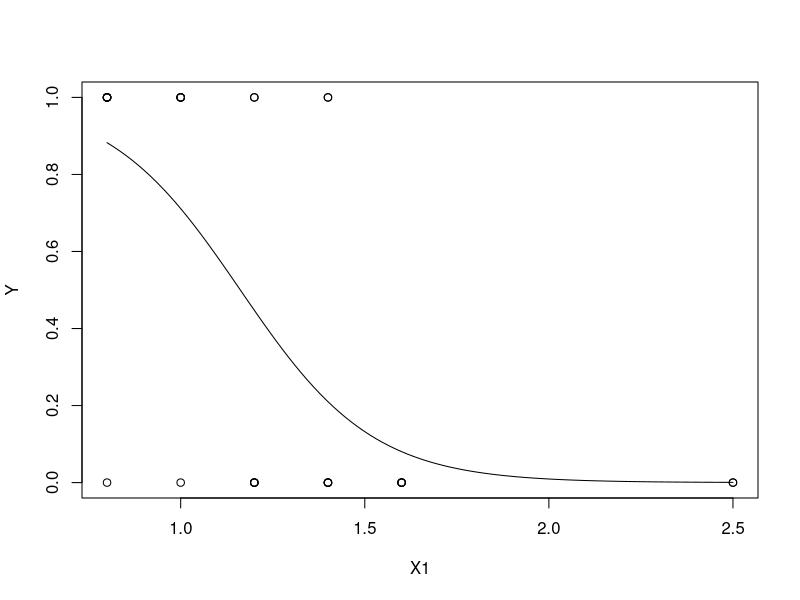
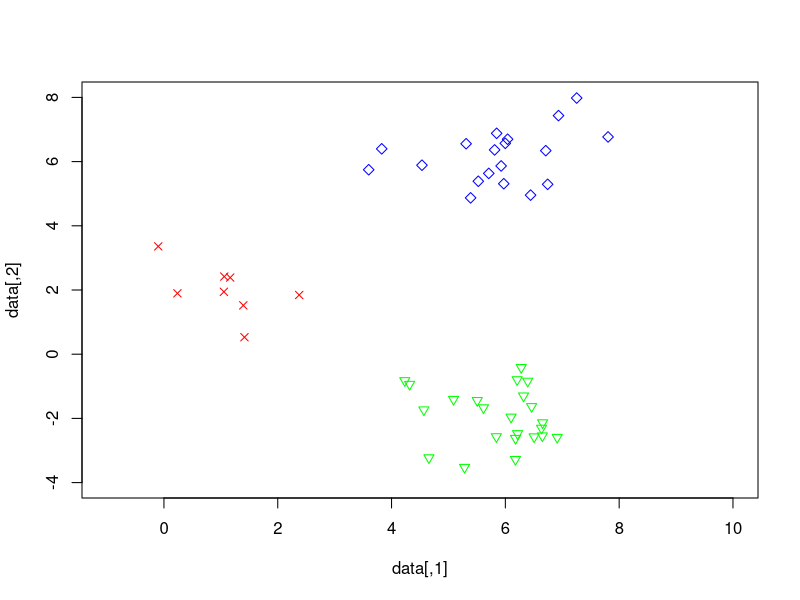
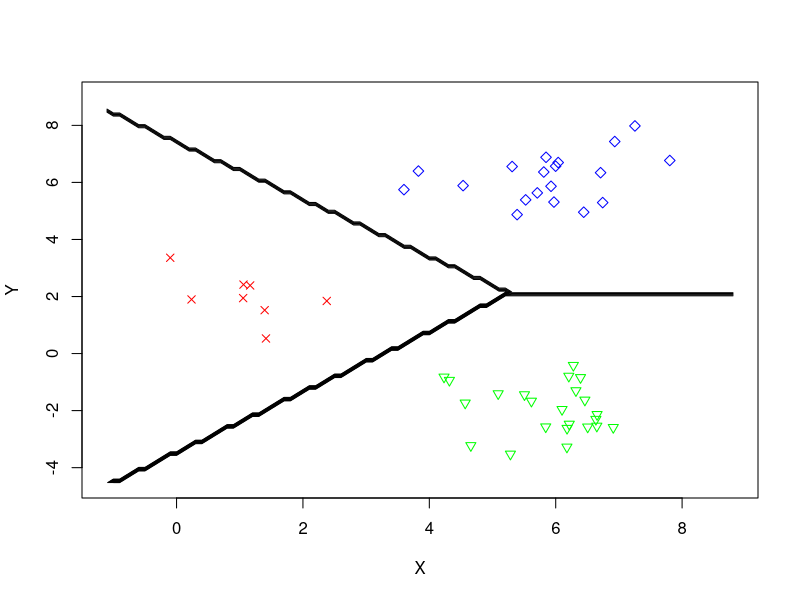

The R script that drew these images, in order:
#TP3

#Exercice 1.

#Trente patients ont reçu un certain niveau de dosage d’agent anesthésique pendant 15
#minutes. Puis une incision leur est faite. Il est ensuite noté si le patient a bougé ou pas lors
#de l’incision. Ainsi, pour chaque patient, on dispose :
#- du dosage de l’agent anesthésique pendant 15 minutes (variable X1),
#- du fait qu’il ait bougé ou pas (variable Y , avec Y = 1 pour bougé).
#On souhaite expliquer Y en fonction de X1.
#Les données sont dans le fichier anesthesie.txt que vous trouverez sur Moodle dans le cours Big Data.

#Y X1
#0 1.0
#1 1.2
#0 1.4
#1 1.4
#1 1.2
#0 2.5
#0 1.6
#1 0.8
#0 1.6
#1 1.4
#1 0.8
#0 1.6
#0 2.5
#0 1.4
#0 1.6
#0 1.4
#0 1.4
#1 0.8
#0 0.8
#0 1.2
#1 0.8
#1 0.8
#1 1.0
#1 0.8
#1 1.0
#0 1.2
#1 1.0
#0 1.2
#1 1.0
#0 1.2
  
#Q1: Modéliser le problème à l’aide d’une régression logistique.
#rq1: on peut utilsier setwd() pour changer le répertoire de travail
#rq2: on peut utiliser read.table() pour lire le fichier anesthesie.txt
#rq3: on peut utiliser attach(w) pour attacher le fichier anesthesie.txt

X1<- c(1.0, 1.2, 1.4, 1.4, 1.2, 2.5, 1.6, 0.8, 1.6, 1.4, 0.8, 1.6, 2.5, 1.4, 1.6, 1.4, 1.4, 0.8, 0.8, 1.2, 0.8, 0.8, 1.0, 0.8, 1.0, 1.2, 1.0, 1.2, 1.0, 1.2)
Y<- c(0, 1, 0, 1, 1, 0, 0, 1, 0, 1, 1, 0, 0, 0, 0, 0, 0, 1, 0, 0, 1, 1, 1, 1, 1, 0, 1, 0, 1, 0)
logit<- glm(Y~X1, family=binomial)
logit

#Q2: Est-ce qu’un patient ayant eu pour dosage X1 = 1.25 a plus de chance de bouger que de ne pas bouger ?

#sachant que X1=1.25, Y est il plus probable d'être égal à 1 ou à 0?
predict(logit, data.frame(X1=1.25), type="response")
#renvoie 0.379946 qui est inférieur à 0.5, donc il est plus probable que Y=0 que Y=1.

#rq: peut aussi s'écrire:
predict.glm(logit, data.frame(X1=1.25), type="response")

#rq:type="response": probabilité sur échelle standard et non logarithmique.

#Q3: Faire le graphique des données et de la courbe de régression logistique.

plot(X1, Y)
curve(predict(logit, data.frame(X1=x), type="response"), add=TRUE)

#Q4: Calculer un taux d’erreur par validation croisée. Les résultats sont-ils bons ?

#le taux d'erreur est le nombre de fois où la prédiction est différente de la réalité.
#Quand le modèle prédit 0 et que la réalité est 1, c'est une erreur et vice versa.
#te=nombre d'erreurs/nombre d'observations=(C01+C10)/(C00+C01+C10+C11)

pred.logit = predict.glm(logit, data.frame(X1=X1), type="response")
pred.logit
pred.mod = factor(ifelse(pred.logit>0.5, "1", "0"))
pred.mod
Y
#matrice de confusion
mc = table(Y, pred.mod)
mc
#taux d'erreur par validation croisée
t = (mc[2,1]+mc[1,2])/sum(mc)
t

#Exercice 2.
#Dans cet exercice, nous considérons les statistiques de crimes commis aux États-Unis en 1977. 
#Ce jeu de données contient les nombres de crimes pour 100 000 habitants pour p = 7 types de 
#crimes dans les n = 50 états. Pour récupérer ces données, il faut charger dans R le fichier 
#crimes.txt. Explorer rapidement ces données et calculer l’ACP.
#q1: A l’aide de l’éboulis des valeurs propres, quel nombre d de variables principales utiliseriez-vous ?
#q2: A quelle part d’inertie expliquée cela correspond-il ?
#q3: Calculer la contribution des variables initiales à l’inertie des variables principales ?
#q4: Discuter des résultats obtenus par rapport à votre choix de d
#q5: Représenter les variables sur le cercle des corrélations
#q6: A l’aide de ce graphique, comment allez-vous interpréter les axes dans le plan principal ?
#q7: Représenter les individus dans le plan principal avec la fonction plot.
#Cette représentation est-elle suffisante pour résumer correctement l’information des données ?
#q8: Pour d > 2, représenter les données dans les plans engendrés par toutes les paires d’axes principaux parmi les d premiers.
#q9: Calculer la contribution de chaque état à l’inertie des axes.
#q10: Repérer quelques états dont certaines contributions sont importantes.
#q11: Pouvez-vous donner une interprétation géographique aux axes de l’ACP?

#Exercice 3.

#q1: Générer 50 données issues de 3 groupes de centres (1 ;2), (6 ;6) et (6 ;-2) avec 
# probabilité 0.2, 0.3 et 0.5 issues d’une loi gaussienne. (voir exemple ci-dessus)

library(MASS)  # Charger le package contenant mvrnorm()
set.seed(1)  # Pour la reproductibilité
# Définition des centres et proportions
centers <- matrix(c(1, 2, 6, 6, 6, -2), ncol=2, byrow=TRUE)
probabilities <- c(0.2, 0.3, 0.5)
n <- 50  # Nombre total de points
# Attribution des classes selon les probabilités
groupes <- sample(1:3, size=n, replace=TRUE, prob=probabilities)
# Génération des données avec bruit gaussien
data <- matrix(NA, nrow=n, ncol=2)
for (i in 1:3) {
  indices <- which(groupes == i)
  data[indices, ] <- mvrnorm(n=length(indices), mu=centers[i, ], Sigma=diag(2))}
# Attribution des couleurs et formes pour l'affichage
colors <- c("red", "blue", "green")
pch_symbols <- c(4, 5, 6)  # Différents symboles pour chaque groupe
# Tracé des points
plot(data, col=colors[groupes], pch=pch_symbols[groupes], xlim=c(-1, 10), ylim=c(-4, 8))

#q2: Faire une analyse discriminante sur ces données en séparant le plan en trois régions (comme sur le graphique)

set.seed(1)
# Définition des centres et proportions
centers <- matrix(c(1, 2, 6, 6, 6, -2), ncol=2, byrow=TRUE)
probabilities <- c(0.2, 0.3, 0.5)
n <- 50  # Nombre total de points
# Attribution des classes selon les probabilités
groupes <- sample(1:3, size=n, replace=TRUE, prob=probabilities)
# Génération des données avec bruit gaussien
data <- matrix(NA, nrow=n, ncol=2)
for (i in 1:3) {
  indices <- which(groupes == i)
  if (length(indices) > 0) {
    data[indices, ] <- mvrnorm(n=length(indices), mu=centers[i, ], Sigma=diag(2))
  }
}
# Conversion en data frame
df <- data.frame(x = data[,1], y = data[,2], classe = as.factor(groupes))
# Analyse discriminante linéaire (LDA)
lda_model <- lda(classe ~ x + y, data=df)
# Création d'une grille de points pour la visualisation
x_min <- min(df$x) - 1
x_max <- max(df$x) + 1
y_min <- min(df$y) - 1
y_max <- max(df$y) + 1
grid_x <- seq(x_min, x_max, length.out = 100)
grid_y <- seq(y_min, y_max, length.out = 100)
grid <- expand.grid(x = grid_x, y = grid_y)
# Prédiction des classes pour chaque point de la grille
grid$classe <- predict(lda_model, newdata = grid)$class
# Affichage du résultat
plot(df$x, df$y, col=c("red", "blue", "green")[df$classe], pch=c(4, 5, 6)[df$classe],
     xlim=c(x_min, x_max), ylim=c(y_min, y_max), xlab="X", ylab="Y")
contour(grid_x, grid_y, matrix(as.numeric(grid$classe), length(grid_x), length(grid_y)), 
        add=TRUE, drawlabels=FALSE, col="black", lwd=1)

#q3: Quel est le taux d’erreur de classification avec cette méthode.

# Prédiction des classes sur les données d'origine
predictions <- predict(lda_model, newdata = df)$class
# Calcul du taux d'erreur
taux_erreur <- mean(predictions != df$classe)
print(paste("Taux d'erreur de classification :", round(taux_erreur * 100, 2), "%"))

#q4: Proposer une autre méthode et donner son taux d’erreur.

#Une alternative à l'analyse discriminante linéaire (LDA) est l'analyse discriminante 
#quadratique (QDA), qui permet de mieux gérer des distributions non linéaires des classes. 
#Contrairement à LDA, QDA n'impose pas d'hypothèse de variance-covariance commune entre les 
#classes, ce qui le rend plus flexible pour des données dont les formes ne sont pas séparables linéairement.

# Appliquer l'Analyse discriminante quadratique (QDA)
qda_model <- qda(classe ~ x + y, data=df)
# Prédiction des classes sur les données d'origine
qda_predictions <- predict(qda_model, newdata=df)$class
# Calcul du taux d'erreur
qda_taux_erreur <- mean(qda_predictions != df$classe)
print(paste("Taux d'erreur de classification (QDA) :", round(qda_taux_erreur * 100, 2), "%"))
